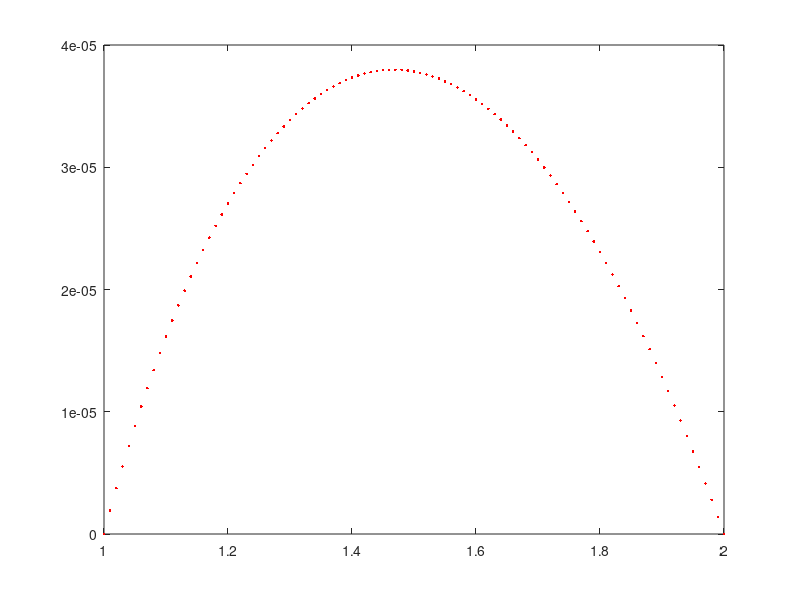

This chart was generated by the following MATLAB code:
clear; close; clc;

h=0.01; x=1:h:2;
y0=1/2; yn=4+4*log(2);
%y0=1/2; yn=6;
n=length(x); n=n-1;
p=2./x; q=-6./(x.^2);
r=5-6*x+7*x.^2;

b=-2+h^2*q(2:n); 
a=1-h*p(2:n)/2; 
c=1+h*p(2:n)/2;
d=h^2*r(2:n);
d(1)=d(1)-a(1)*y0; 
d(n-1)=d(n-1)-c(n-1)*yn;

A=diag(b)+diag(a(2:n-1),-1)+diag(c(1:n-2),1);

y=[y0; A\d'; yn];

z=x.^2-x.^3+(x.^4)/2+(x.^2).*log(x);
set(gcf, 'position', [0 0 480 240]);
plot(x,y'-z,'r.')
bias = abs(y'-z);
max(bias(:))